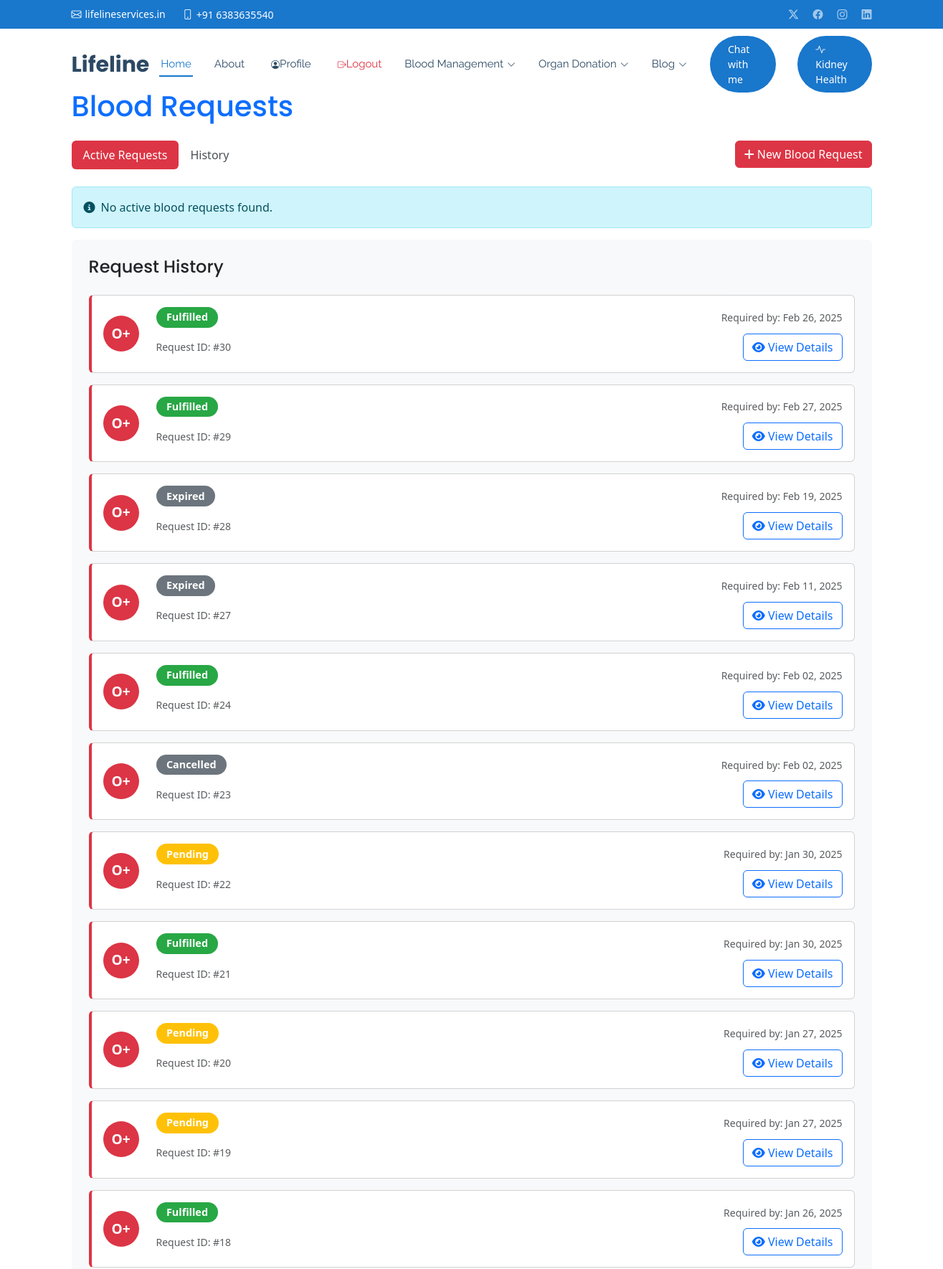
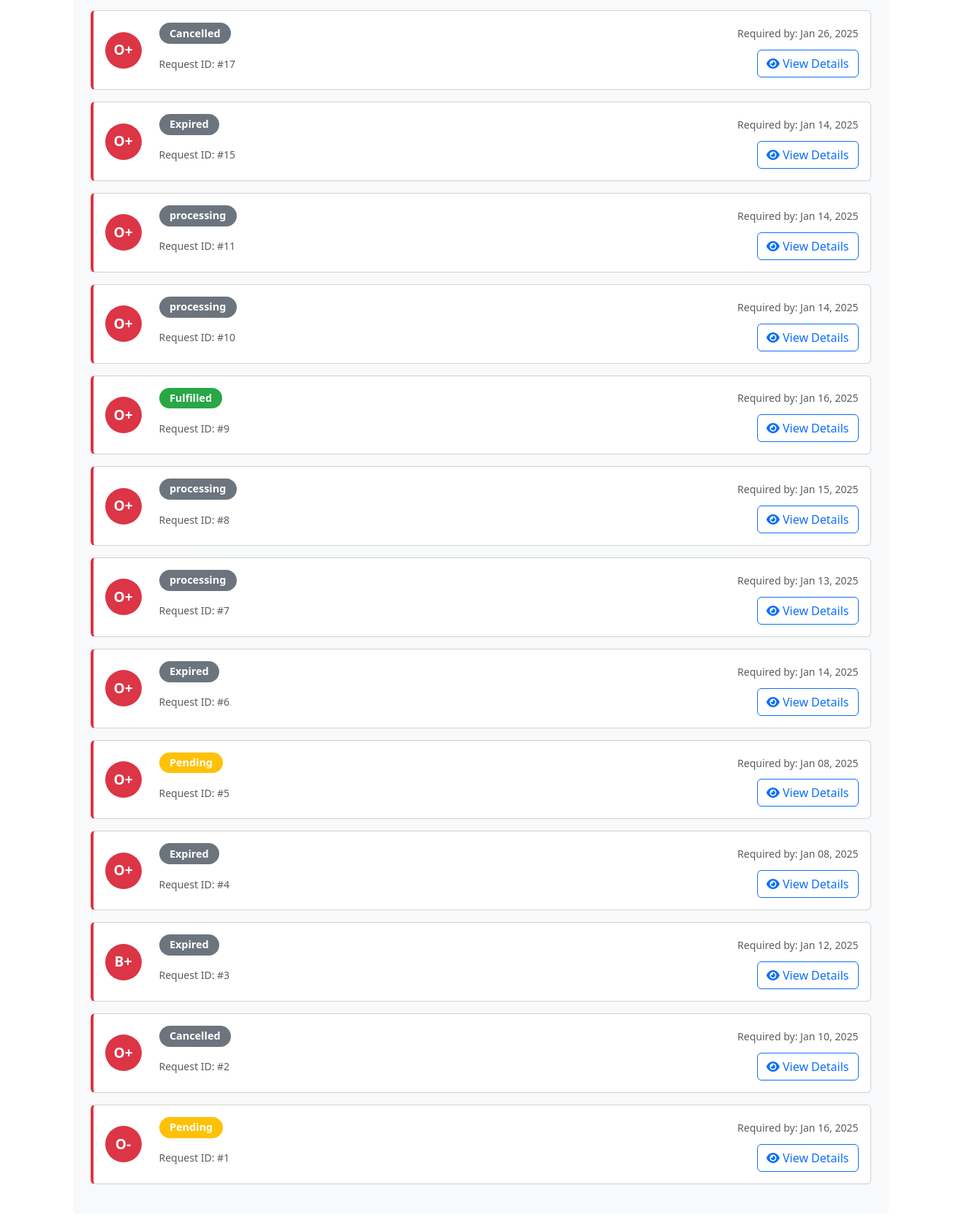
/hospital/blood-requests/ (signed in), run on the app's committed database (2 pictures, top to bottom).
### core/models.py (models this page shows, shortened)
class BloodRequest(models.Model):
    STATUS_CHOICES = [
        ('pending', 'Pending'),
        ('approved', 'Approved'),
        ('fulfilled', 'Fulfilled'),
        ('cancelled', 'Cancelled'),
        ('expired', 'Expired'),
    ]
    hospital = models.ForeignKey(Hospital, on_delete=models.CASCADE, related_name='blood_requests')
    blood_group = models.CharField(max_length=3, choices=Donor.BLOOD_GROUP_CHOICES)
    units_required = models.PositiveIntegerField()
    patient_name = models.CharField(max_length=100)
    patient_age = models.PositiveIntegerField(max_length=3)
    patient_gender = models.CharField(max_length=10, choices=[('M', 'Male'), ('F', 'Female'), ('O', 'Other')])
    required_by = models.DateField()
    reason = models.TextField()
    status = models.CharField(max_length=20, choices=STATUS_CHOICES, default='pending')
    created_at = models.DateTimeField(auto_now_add=True)
    updated_at = models.DateTimeField(auto_now=True)
    blood_received = models.BooleanField(default=False)  # Default to False, meaning not received
    last_checked = models.DateField(null = True)
    class Meta:
        ordering = ['-created_at']

### core/views.py (the view)
# urls.py: path('hospital/blood-requests/', views.blood_request_list, name='blood_request_list'),
@login_required
def blood_request_list(request):
    current_date = timezone.now().date()
    active_requests = BloodRequest.objects.filter(
        hospital=request.user.hospital_profile,
        status__in=['pending', 'approved', 'processing'],
        required_by__gte=current_date
    ).order_by('-created_at')
    history_requests = BloodRequest.objects.filter(
        hospital=request.user.hospital_profile
    ).exclude(
        status__in=['pending', 'approved', 'processing'],
        required_by__gte=current_date
    ).order_by('-created_at')
    active_requests = active_requests.annotate(
        response_count=Count('donorresponse', distinct=True),
        help_count=Count('donorhelp', distinct=True)
    )
    context = {
        'requests': active_requests,
        'history_requests': history_requests,
    }
    return render(request, 'hospital/blood_request_list.html', context)

### core/templates/hospital/blood_request_list.html (shortened to what this page needs)
{% extends 'base.html' %}
{% load static %}
{% block content %}
<!DOCTYPE html>
<html lang="en">
<head>
    <link href="https://cdnjs.cloudflare.com/ajax/libs/bootstrap/5.3.2/css/bootstrap.min.css" rel="stylesheet">
    <link href="https://cdnjs.cloudflare.com/ajax/libs/font-awesome/6.4.2/css/all.min.css" rel="stylesheet">
</head>
<body>
    <div class="container py-4">
        <h1 class="mb-4 text-primary">Blood Requests</h1>
        <ul class="nav nav-pills mb-4">
            <li class="nav-item">
                <a class="nav-link active" href="#active">Active Requests</a>
            </li>
            <li class="nav-item">
                <a class="nav-link" href="#history">History</a>
            </li>
            <li class="nav-item ms-auto">
                <a class="btn btn-danger" href="{% url 'create_blood_request' %}">
                    <i class="fas fa-plus"></i> New Blood Request
                </a>
            </li>
        </ul>
        <div class="row">
            {% for request in requests %}
            <div class="col-md-6 col-lg-4 mb-4">
                <div class="card request-card">
                    <div class="card-body">
                        <div class="d-flex justify-content-between align-items-center mb-3">
                            <h5 class="card-title mb-0">{{ request.blood_group }}</h5>
                            <span class="status-badge status-{{ request.status|lower }}">
                                {{ request.get_status_display }}
                            </span>
                        </div>
                        <div class="mb-2">
                            <i class="fas fa-user me-2"></i>{{ request.patient_name }}
                        </div>
                        <div class="mb-2">
                            <i class="fas fa-tint me-2"></i>{{ request.units_required }} units
                        </div>
                        <div class="mb-2">
                            <i class="fas fa-calendar me-2"></i>Required by: {{ request.required_by|date:"M d, Y" }}
                        </div>
                        <div class="text-end mt-3">
                            <a href="{% url 'blood_request_detail' request.id %}" class="btn btn-sm btn-primary">
                                <i class="fas fa-eye me-1"></i>View Details
                            </a>
                        </div>
                    </div>
                </div>
            </div>
            {% empty %}
            <div class="col-12">
                <div class="alert alert-info">
                    <i class="fas fa-info-circle me-2"></i>No active blood requests found.
                </div>
            </div>
            {% endfor %}
        </div>
        <div id="history" class="history-section p-4 rounded">
            <h2 class="h4 mb-4">Request History</h2>
            {% for request in history_requests %}
            <div class="card request-card mb-3">
                <div class="card-body d-flex align-items-center">
                    <div class="blood-type me-4">
                        {{ request.blood_group }}
                    </div>
                    <div class="flex-grow-1">
                        <div class="d-flex justify-content-between align-items-center mb-2">
                            <span class="status-badge badge rounded-pill
                                {% if request.status == 'pending' %}status-pending
                                {% elif request.status == 'fulfilled' %}status-fulfilled
                                {% else %}status-cancelled{% endif %}">
                                {{ request.get_status_display }}
                            </span>
                            <small class="text-muted">Required by: {{ request.required_by|date:"M d, Y" }}</small>
                        </div>
                        <div class="d-flex justify-content-between align-items-center">
                            <div>
                                <small class="text-muted d-block">Request ID: #{{ request.id }}</small>
                            </div>
                            <a href="{% url 'blood_request_detail' request.id %}"
                               class="btn btn-outline-primary action-button">
                                <i class="fas fa-eye"></i> View Details
                            </a>
                        </div>
                    </div>
                </div>
            </div>
            {% endfor %}
        </div>
    </div>
</body>
</html>
{% endblock %}

### static/css/main.css (style rules this page uses)
:root { --default-font: "Roboto", system-ui, -apple-system, "Segoe UI", Roboto, "Helvetica Neue", Arial, "Noto Sans", "Liberation Sans", sans-serif, "Apple Color Emoji", "Segoe UI Emoji", "Segoe UI Symbol", "Noto Color Emoji"; --heading-font: "Poppins", sans-serif; --nav-font: "Raleway", sans-serif; }
:root { --background-color: #ffffff; --default-color: #444444; --heading-color: #2c4964; --accent-color: #1977cc; --surface-color: #ffffff; --contrast-color: #ffffff; }
:root { --nav-color: #2c4964; --nav-hover-color: #1977cc; --nav-mobile-background-color: #ffffff; --nav-dropdown-background-color: #ffffff; --nav-dropdown-color: #2c4964; --nav-dropdown-hover-color: #1977cc; }
:root { scroll-behavior: smooth; }
body { color: var(--default-color); background-color: var(--background-color); font-family: var(--default-font); }
a { color: var(--accent-color); text-decoration: none; transition: 0.3s; }
h1, h2, h3, h4, h5, h6 { color: var(--heading-color); font-family: var(--heading-font); }
.card { border-radius: 15px; transition: transform 0.2s ease-in-out; }
.card { border: none; transition: all 0.3s ease; }

### static/css/templatemo-stand-blog.css (style rules this page uses)
body { font-family: 'Roboto', sans-serif; overflow-x: hidden; text-rendering: optimizeLegibility; -webkit-font-smoothing: antialiased; -moz-osx-font-smoothing: grayscale; }
a { text-decoration: none!important; }
ul { padding: 0; margin: 0; list-style: none; }
h1,h2,h3,h4,h5,h6 { margin: 0px; }

### core/templates/hospital/blood_request_list.html (style rules this page uses)
.nav-pills .nav-link.active { background-color: #dc3545; }
.nav-pills .nav-link { color: #495057; }
.blood-type { width: 50px; height: 50px; border-radius: 50%; background-color: #dc3545; color: white; display: flex; align-items: center; justify-content: center; font-weight: bold; font-size: 1.2rem; }
.request-card { transition: transform 0.2s; border-left: 4px solid #dc3545; }
.status-badge { font-size: 0.9rem; padding: 0.5em 1em; }
.status-pending { background-color: #ffc107; }
.status-fulfilled { background-color: #28a745; }
.status-cancelled { background-color: #6c757d; }
.history-section { background-color: #f8f9fa; }
.action-button { min-width: 120px; }

### data on the page
BloodRequest: blood_group "O+", status "Fulfilled", required_by "Feb 26, 2025", id "30"
BloodRequest: blood_group "O+", status "Fulfilled", required_by "Feb 27, 2025", id "29"
BloodRequest: blood_group "O+", status "Expired", required_by "Feb 19, 2025", id "28"
BloodRequest: blood_group "O+", status "Expired", required_by "Feb 11, 2025", id "27"
BloodRequest: blood_group "O+", status "Fulfilled", required_by "Feb 02, 2025", id "24"
BloodRequest: blood_group "O+", status "Cancelled", required_by "Feb 02, 2025", id "23"
BloodRequest: blood_group "O+", status "Pending", required_by "Jan 30, 2025", id "22"
BloodRequest: blood_group "O+", status "Fulfilled", required_by "Jan 30, 2025", id "21"
BloodRequest: blood_group "O+", status "Pending", required_by "Jan 27, 2025", id "20"
BloodRequest: blood_group "O+", status "Pending", required_by "Jan 27, 2025", id "19"
BloodRequest: blood_group "O+", status "Fulfilled", required_by "Jan 26, 2025", id "18"
BloodRequest: blood_group "O+", status "Cancelled", required_by "Jan 26, 2025", id "17"
BloodRequest: blood_group "O+", status "Expired", required_by "Jan 14, 2025", id "15"
BloodRequest: blood_group "O+", status "processing", required_by "Jan 14, 2025", id "11"
BloodRequest: blood_group "O+", status "processing", required_by "Jan 14, 2025", id "10"
BloodRequest: blood_group "O+", status "Fulfilled", required_by "Jan 16, 2025", id "9"
BloodRequest: blood_group "O+", status "processing", required_by "Jan 15, 2025", id "8"
BloodRequest: blood_group "O+", status "processing", required_by "Jan 13, 2025", id "7"
BloodRequest: blood_group "O+", status "Expired", required_by "Jan 14, 2025", id "6"
BloodRequest: blood_group "O+", status "Pending", required_by "Jan 08, 2025", id "5"
BloodRequest: blood_group "O+", status "Expired", required_by "Jan 08, 2025", id "4"
BloodRequest: blood_group "B+", status "Expired", required_by "Jan 12, 2025", id "3"
BloodRequest: blood_group "O+", status "Cancelled", required_by "Jan 10, 2025", id "2"
BloodRequest: blood_group "O-", status "Pending", required_by "Jan 16, 2025", id "1"
